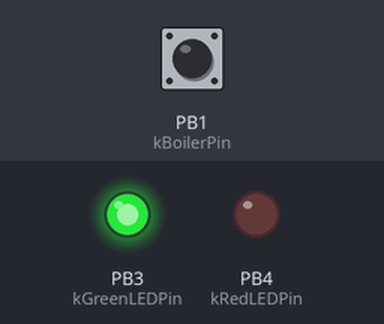
Simulated run of this sketch. Board: ATtiny85, built with avr-gcc and run on an emulated ATtiny85. Parts: output pins drawn as LEDs (lit = HIGH). The inputs (shaded band) are chosen by the test bench; at power-on: PB1 (kBoilerPin) HIGH.

Above: at 1.2 s.
1.3 s: PB1 (kBoilerPin) pulled LOW for 1 s
At 1.54 s:
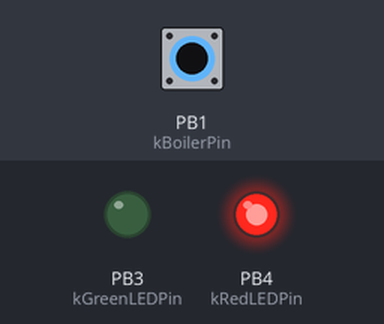
3.8 s: PB1 (kBoilerPin) pulled LOW for 3.2 s
At 4.55 s:
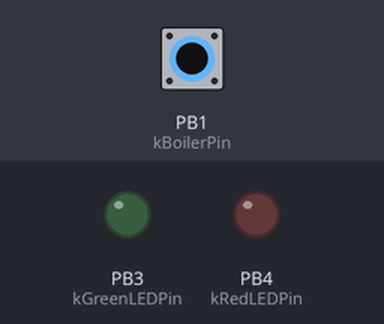
Timing chart, 0 to 8.5 s (numbered marks = the images above; inputs shaded):
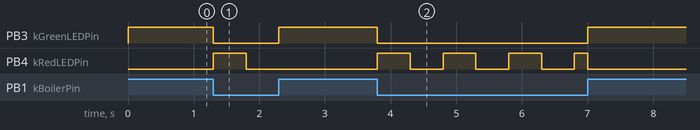

Measured:
- after the input at 1.3 s, PB3 (kGreenLEDPin): HIGH → LOW at once, → HIGH 1.0 s later; PB4 (kRedLEDPin): LOW → HIGH at once, → LOW 0.50 s later
- after the input at 3.8 s, PB3 (kGreenLEDPin): HIGH → LOW at once, → HIGH 3.2 s later; PB4 (kRedLEDPin): goes 3 × (HIGH 0.50 s, LOW 0.50 s), HIGH 0.20 s, then LOW, starting at once

The sketch:

BoilerMonitor.ino
```cpp
// (licence header left out)
#include <Arduino.h>
#include "MSPeriod.h"

// ATtiny13A pins
const uint8_t kMOSIPin 		= 0;		// PB0
const uint8_t kBoilerPin	= 1;		// PB1
const uint8_t kSCKPin		= 2;		// PB2
const uint8_t kGreenLEDPin	= 3;		// PB3
const uint8_t kRedLEDPin	= 4;		// PB4
const uint8_t kResetPin		= 5;		// PB5

const uint8_t kBoilerPinMask = _BV(PINB1);

static bool		sBoilerStateChanged = true;
static uint8_t	sFlashState = 0;
#define FLASH_PERIOD	500
MSPeriod		flashPeriod;

/*********************************** setup ************************************/
void setup(void)
{
	pinMode(kGreenLEDPin, OUTPUT);		// PB4
	pinMode(kRedLEDPin, OUTPUT);		// PB3
	pinMode(kBoilerPin, INPUT_PULLUP);	// PB1

	// Pull-up all unused pins to save power
	pinMode(kMOSIPin, INPUT_PULLUP);	// PB0
	pinMode(kSCKPin, INPUT_PULLUP);		// PB2

	cli();
	ADCSRA &= ~_BV(ADEN);		// Turn off ADC to save power.
	PRR |= _BV(PRADC);
	/*
	*	Setup pin change interrupt for the boiler pin.
	*/
	PCMSK = _BV(PCINT1);
	GIMSK = _BV(PCIE);
	sei();
}

/************************************ loop ************************************/
void loop(void)
{
	if (sBoilerStateChanged)
	{
		sBoilerStateChanged = false;
		if (((~PINB) & kBoilerPinMask) != 0)
		{
			flashPeriod.Set(FLASH_PERIOD);
			flashPeriod.Start();
			digitalWrite(kGreenLEDPin, LOW);
			digitalWrite(kRedLEDPin, HIGH);
			sFlashState = 1;
		} else
		{
			flashPeriod.Set(0);
			digitalWrite(kGreenLEDPin, HIGH);
			digitalWrite(kRedLEDPin, LOW);
		}
	} else if (flashPeriod.Passed())
	{
		flashPeriod.Start();
		sFlashState++;
		digitalWrite(kRedLEDPin, sFlashState & 1);
	}

}

/*************************** Pin Changed Interrupt ****************************/
ISR(PCINT0_vect)
{
	sBoilerStateChanged = true;
}
```
